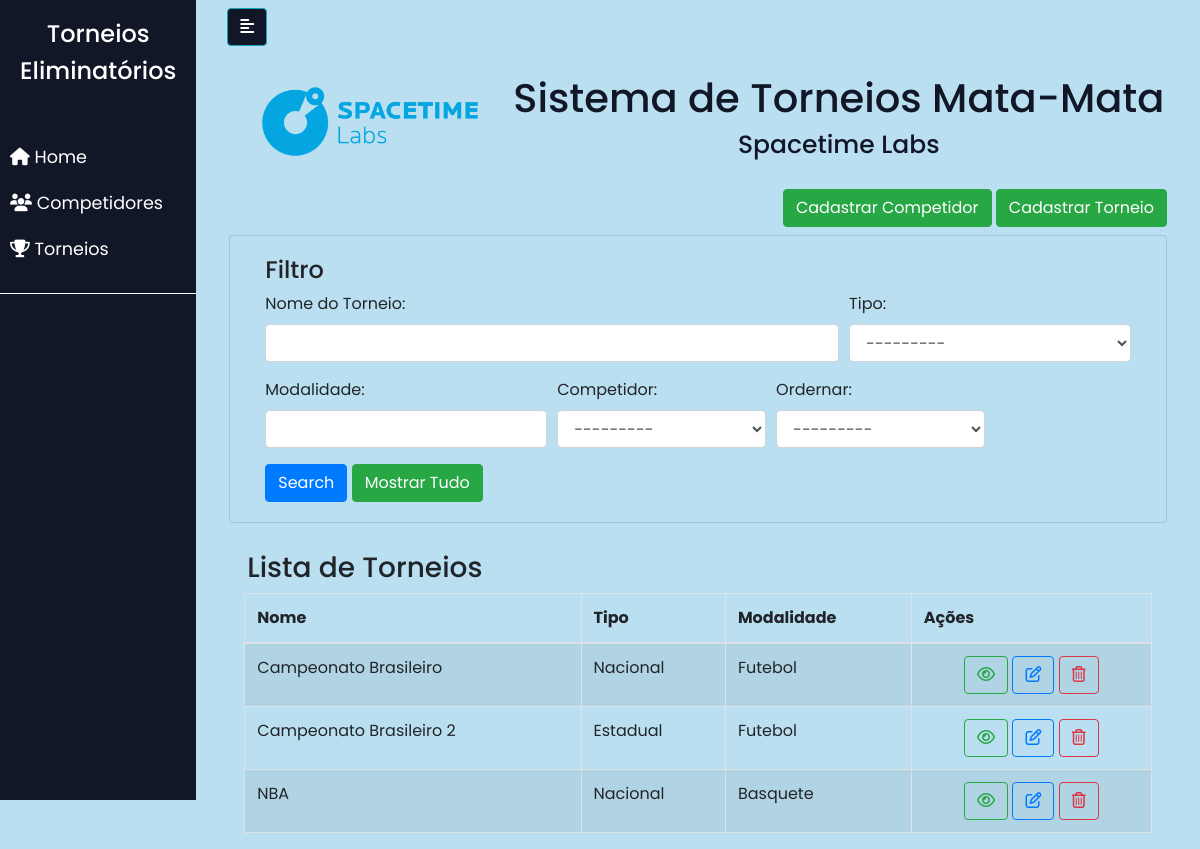
The page /torneio/buscar_torneio on the database its author committed.
### torneio/models.py (models this page shows, shortened)
class Torneio(models.Model):
    nome_torneio = models.CharField(max_length=120)
    tipo_torneio = models.CharField(max_length=50)
    modalidade = models.CharField(max_length=120)
    competidor = models.ManyToManyField(Competidor)
    em_andamento = models.BooleanField(default=False)

### torneio/views.py (the view)
# urls.py: path("torneio/buscar_torneio", torneio_list, name="buscar_torneio"),
def torneio_list(request):
    context = {}
    template_name = "buscar_torneio.html"
    filtered_torneios = TorneioFilter(request.GET, queryset=Torneio.objects.all())
    context["filtered_torneios"] = filtered_torneios
    paginated_filtered_torneios = Paginator(filtered_torneios.qs, 5)
    page_number = request.GET.get("page")
    torneio_page_obj = paginated_filtered_torneios.get_page(page_number)
    try:
        items = paginated_filtered_torneios.page(page_number)
    except PageNotAnInteger:
        items = paginated_filtered_torneios.page(1)
    except EmptyPage:
        items = paginated_filtered_torneios.page(paginated_filtered_torneios.num_pages)
    index = torneio_page_obj.number - 1
    max_index = len(paginated_filtered_torneios.page_range)
    start_index = index - 5 if index >= 5 else 0
    end_index = index + 5 if index <= max_index - 5 else max_index
    page_range = paginated_filtered_torneios.page_range[start_index:end_index]
    context["torneio_page_obj"] = torneio_page_obj
    context["page_range"] = page_range
    context["items"] = items
    return render(request, template_name, context)

### competidor/models.py (called while the page is built)
    def __str__(self):
        return self.nome_competidor

### torneio/templates/buscar_torneio.html (shortened to what this page needs)
{% extends 'base.html' %}
{% load bootstrap4 %}
{% load widget_tweaks %}
{% load torneios_extras %}
{% block content %}
<body>
  <div class="text-right">
    <a class="btn btn-success" href="/competidor/adicionar_competidor" role="button"
    style = "margin-bottom: .5rem;">Cadastrar Competidor</a>
    <a class="btn btn-success" href="/torneio/adicionar_torneio" role="button"
    style = "margin-bottom: .5rem;">Cadastrar Torneio</a>
  </div>
  <div class="card card-body" style="background-color: #badff0">
    <div class="container-fluid">
      <form method="get">
        <div class="well">
          <h4 style="margin-top: 0">Filtro</h4>
          <div class="form-row">
            <div class="form-group col-sm-4 col-md-8">
              {{ filtered_torneios.form.nome_torneio.label_tag }}
              {% render_field filtered_torneios.form.nome_torneio class="form-control" %}
            </div>
            <div class="form-group col-sm-4 col-md-4">
                {{ filtered_torneios.form.tipo_torneio.label_tag }}
                {% render_field filtered_torneios.form.tipo_torneio class="form-control" %}
            </div>
          </div>
          <div class="form-row">
            <div class="form-group col-sm-4 col-md-4">
              {{ filtered_torneios.form.modalidade.label_tag }}
              {% render_field filtered_torneios.form.modalidade class="form-control" %}
            </div>
            <div class="form-group col-sm-4 col-md-3">
              {{ filtered_torneios.form.competidor.label_tag }}
              {% render_field filtered_torneios.form.competidor class="form-control" %}
            </div>
            <div class="form-group col-sm-4 col-md-3">
                {{ filtered_torneios.form.ordering.label_tag }}
                {% render_field filtered_torneios.form.ordering class="form-control" %}
            </div>
          </div>
          <button type=submit class="btn btn-primary">Search</button>
          <a class="btn btn-success" href="/torneio/buscar_torneio" role="button">Mostrar Tudo</a>
        </div>
      </form>
    </div>
  </div>
  <div class="row">
    <h3 class="main" style="margin-top: 1em">Lista de Torneios</h3>
  </div>
  <div class="container-fluid">
    <div class="row">
      <div class="col-md-12">
        <table id="datatable" class="table table-striped table-bordered">
          <thead>
            <tr>
              <th>Nome</th>
              <th>Tipo</th>
              <th>Modalidade</th>
              <th>Ações</th>
            </tr>
          </thead>
          <tbody>
            {% for torneio in torneio_page_obj %}
              <tr>
                <td>{{ torneio.nome_torneio }}</td>
                <td>{{ torneio.tipo_torneio }}</td>
                <td>{{ torneio.modalidade }}</td>
                <td>
                  <div class="text-center">
                    <a class="btn btn-outline-success" href="/torneio/exibir_torneio/{{ torneio.pk }}"
                    data-toggle="tooltip" data-placement="bottom" title="Visualizar os Dados">
                      <i class="fa fa-eye"></i>
                    </a>
                    <a class="btn btn-outline-primary" href="/torneio/editar_torneio/{{ torneio.pk }}"
                    data-toggle="tooltip" data-placement="bottom" title="Editar o Torneio">
                      <i class="fa fa-pencil-square-o"></i>
                    </a>
                    <a class="btn btn-outline-danger" href="deletar_torneio/{{ torneio.pk }}"
                    data-toggle="tooltip" data-placement="bottom" title="Deletar o Torneio">
                      <i class="fa fa-trash-o"></i>
                    </a>
                  </div>
                </td>
              </tr>
            {% endfor %}
          </tbody>
        </table>
      </div>
    </div>
  </div>
{% endblock %}

### static/css/styles.css (style rules this page uses)
.main { margin-left: 0px; padding: 0px 33px; }
body { font-family: 'Poppins', sans-serif; background: #badff0; }
a, a:hover, a:focus { color: inherit; text-decoration: none; transition: all 0.3s; }

### rows shown on the page
Torneio: nome_torneio "Campeonato Brasileiro", tipo_torneio "Nacional", modalidade "Futebol"
Torneio: nome_torneio "Campeonato Brasileiro 2", tipo_torneio "Estadual", modalidade "Futebol"
Torneio: nome_torneio "NBA", tipo_torneio "Nacional", modalidade "Basquete"

### other values the page prints
{{ filtered_torneios.form.nome_torneio.label_tag }} "Nome do Torneio:"
{{ filtered_torneios.form.tipo_torneio.label_tag }} "Tipo:"
{{ filtered_torneios.form.modalidade.label_tag }} "Modalidade:"
{{ filtered_torneios.form.competidor.label_tag }} "Competidor:"
{{ filtered_torneios.form.ordering.label_tag }} "Ordernar:"
